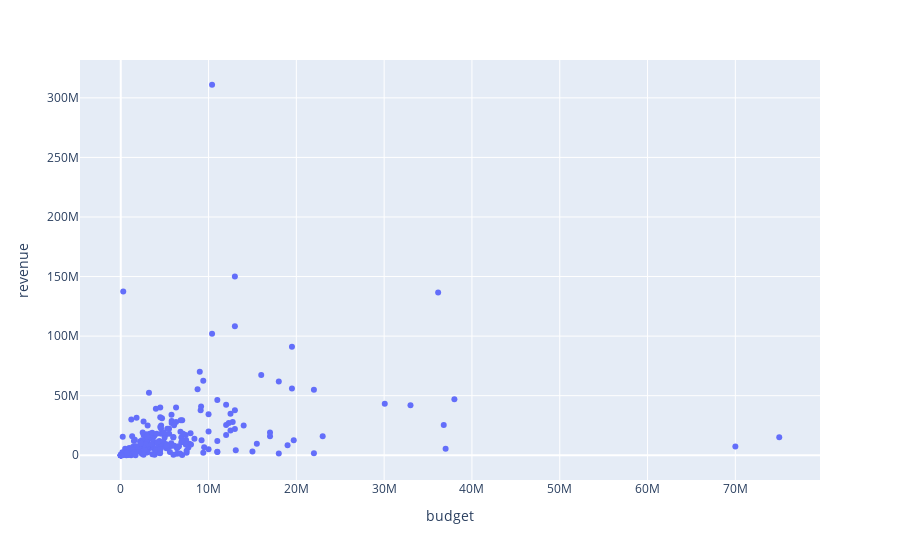

Notebook code for this chart:
### Code cell
import plotly.express as px

px.scatter(train_data,x='budget',y='revenue')

### Figure 1 — Plotly figure (JSON) as saved in the notebook; plotly's stock layout.template omitted (floating-point values rounded to 4 significant figures; data arrays with more than 128 entries replaced by an {"elided": "..."} marker saying what was removed)
{"data": [{"hovertemplate": "budget=%{x}<br>revenue=%{y}<extra></extra>", "legendgroup": "", "marker": {"color": "#636efa", "symbol": "circle"}, "mode": "markers", "name": "", "orientation": "v", "showlegend": false, "type": "scatter", "x": {"elided": "257 int values"}, "xaxis": "x", "y": {"elided": "257 int values"}, "yaxis": "y"}], "layout": {"legend": {"tracegroupgap": 0}, "margin": {"t": 60}, "xaxis": {"anchor": "y", "domain": [0, 1], "title": {"text": "budget"}}, "yaxis": {"anchor": "x", "domain": [0, 1], "title": {"text": "revenue"}}}}
